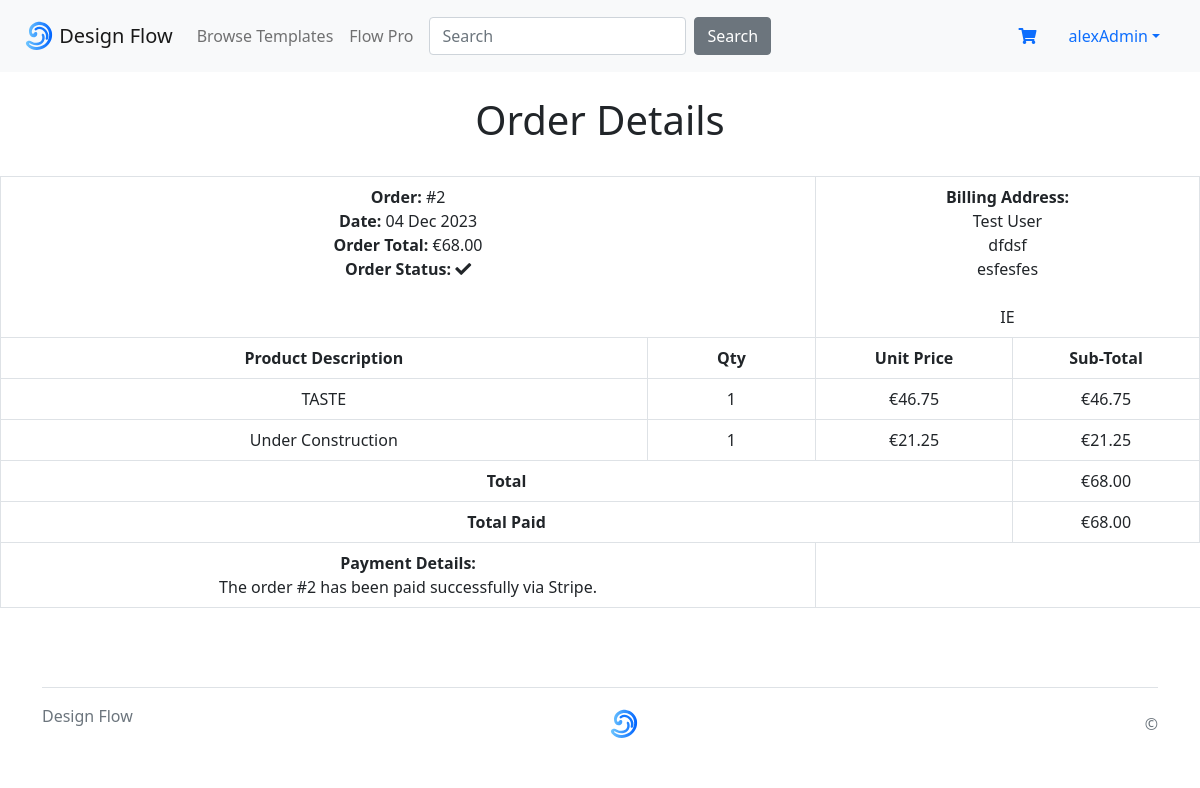
/order/2/ (signed in), run on the app's committed database.
### users/models.py (models this page shows)
class CustomUser(AbstractUser):
    age = models.PositiveBigIntegerField(null=True, blank=True)

### order/models.py (models this page shows, shortened)
class Order(models.Model):
    token = models.CharField(max_length=250, blank=True)
    total = models.DecimalField(max_digits=10, decimal_places=2,
                                verbose_name='Euro Order Total')
    emailAddress = models.EmailField(max_length=250, blank=True,
                                     verbose_name='Email Address')
    created = models.DateTimeField(auto_now_add=True)
    billingName = models.CharField(max_length=250, blank=True)
    billingAddress1 = models.CharField(max_length=250, blank=True)
    billingCity = models.CharField(max_length=250, blank=True)
    billingPostcode = models.CharField(max_length=10, blank=True)
    billingCountry = models.CharField(max_length=200, blank=True)
    shippingName = models.CharField(max_length=250, blank=True)
    shippingAddress1 = models.CharField(max_length=250, blank=True)
    shippingCity = models.CharField(max_length=250, blank=True)
    shippingPostcode = models.CharField(max_length=10, blank=True)
    shippingCountry = models.CharField(max_length=200, blank=True)
    voucher = models.ForeignKey(Voucher,
                                related_name='orders',
                                null=True,
                                blank=True,
                                on_delete=models.SET_NULL)
    discount = models.IntegerField(default=0,
                                   validators=[MinValueValidator(0),
                                               MaxValueValidator(100)])
    class Meta:
        db_table = 'Order'
        ordering = ['-created']

class OrderItem(models.Model):
    template = models.CharField(max_length=250)
    quantity = models.IntegerField()
    price = models.DecimalField(max_digits=10, decimal_places=2,
                                verbose_name='Euro Price')
    order = models.ForeignKey(Order, on_delete=models.CASCADE)
    class Meta:
        db_table = 'OrderItem'
    def sub_total(self):
        return self.quantity * self.price
    def __str__(self):
        return self.template

### order/views.py (the view)
# urls.py: path('<int:order_id>/', views.orderDetail.as_view(),name='order_detail'),
class orderDetail(LoginRequiredMixin, View):
    def get(self, request, order_id):
        if request.user.is_authenticated:
            email = str(request.user.email)
            order = Order.objects.get(id=order_id, emailAddress=email)
            order_items = OrderItem.objects.filter(order=order)
        return render(request, 'order_detail.html', {'order': order, 'order_items': order_items})

### order/templates/order_detail.html (shortened to what this page needs)
{% extends "base.html" %}
{% load static %}
{% block content %}
<div>
    <div class="text-center">
        <br>
        <h1 class="text-center my_title">Order Details</h1>
        <br>
        <table class="table table-bordered">
            <tr>
                <td class="text-left" colspan="2">
                    <b>Order: </b>#{{ order.id }}<br>
                    <b>Date: </b>{{ order.created|date:"d M Y" }}<br>
                    <b>Order Total: </b>€{{ order.total }}<br>
                    <b>Order Status: </b><i class="fas fa-check"></i>
		    </td>
                <td class="text-left" colspan="2">
                    <b>Billing Address: </b><br>
                    {{ order.billingName }}<br>
                    {{ order.billingAddress1 }}<br>
                    {{ order.billingCity }}<br>
                    {{ order.billingPostcode }}<br>
                    {{ order.billingCountry }}<br>
                </td>
            </tr>
            <tr>
                <td><b>Product Description</b></td>
                <td><b>Qty</b></td>
                <td><b>Unit Price</b></td>
                <td><b>Sub-Total</b></td>
            </tr>
            {% for item in order_items %}
            <tr>
                <td>{{ item }}</td>
                <td>{{ item.quantity }}</td>
                <td>€{{ item.price }}</td>
                <td>€{{ item.sub_total }}</td>
            </tr>
            {% endfor %}
            <tr>
                <td class="text-right" colspan="3"><b>Total</b></td>
                <td>€{{ order.total }}</td>
            </tr>
            <tr>
                <td class="text-right" colspan="3"><b>Total Paid</b></td>
                <td>€{{ order.total }}</td>
            </tr>
            <tr>
                <td class="text-left" colspan="2">
                    <b>Payment Details: </b><br>
                    The order #{{ order.id }} has been paid successfully via Stripe.
                </td>
            </tr>
        </table>
    </div>
</div>
{% endblock content %}

### pages/templates/base.html (shortened to what this page needs)
{% load static %}
<!DOCTYPE html>
<html lang="en">
<head>
    <link rel="stylesheet" href="{% static 'css/base.css' %}">
    <link href="https://cdn.jsdelivr.net/npm/bootstrap@5.0.2/dist/css/bootstrap.min.css" rel="stylesheet">
    <link rel="stylesheet" href="https://use.fontawesome.com/releases/v5.15.1/css/all.css">
</head>
<nav class="navbar navbar-expand-lg sticky-top navbar-light bg-light px-4 py-3">
    <div class="collapse navbar-collapse" id="navbardCollapse" aria-labelledby="navbarNavLabel" aria-hidden="true">
        <a class="navbar-brand" href="{% url 'home' %}">
            <img src="{% static 'icon.svg' %}" width="30" height="30" class="d-inline-block align-top" alt="" />
            Design Flow
        </a>
        <ul class="navbar-nav">
            <li class="nav-item">
                <a class="nav-link" href="{% url 'all_templates' %}">Browse Templates</a>
            </li>
            <li class="nav-item">
                <a class="nav-link" href="{% url 'FlowPro' %}">Flow Pro</a>
            </li>
        </ul>
        <form class="navbar-item mx-2 d-flex flex-row"
            action="{% url 'search_app:searchResult' %}" method="get">
            <input class="form-control me-2" type="search" placeholder="Search" aria-label="Search" name="q">
            <button class="btn btn-secondary my-2 my-sm-0" type="submit">Search</button>
        </form>
    </div>
    <ul class="nav d-flex flex-row ">
        {% if item_count > 0 %}
        <li class="nav-item">
            <a class="nav-link" href="{% url 'cart:cart_detail' %}"><i
                    class="fas fa-shopping-cart">({{item_count}})</i></a>
        </li>
        {% else %}
        <li class="nav-item">
            <a class="nav-link w-100" href="{% url 'cart:cart_detail' %}"><i class="fas fa-shopping-cart"></i></a>
        </li>
        {% endif %}
        {% if user.is_authenticated %}
        <li class="nav-item dropdown">
            <a href="#" class="nav-link dropdown-toggle" data-bs-toggle="dropdown">{{user.username}}</a>
        </li>
        {% endif %}
    </ul>
</nav>
<body class="d-flex flex-column h-100 min-vh-100">
    {% block content %}{% endblock content %}
</body>
<footer class="footer mt-auto py-3">
    <div class="container">
        <footer class="d-flex flex-wrap justify-content-between align-items-center py-3 my-4 border-top">
            <a href="{% url 'home' %}" class="col-md-4 mb-0 text-decoration-none">
                <p class=" text-muted">Design Flow</p>
            </a>
            <a href="{% url 'home' %}"
                class="col-md-4 d-flex align-items-center justify-content-center mb-3 mb-md-0 me-md-auto link-dark text-decoration-none">
                <svg class="bi me-2" width="40" height="32">
                    <img src="{% static 'icon.svg' %}" width="30" height="30" class="d-inline-block align-top" alt="" />
                </svg>
            </a>
            <p class="col-md-4 text-muted mb-0 text-end">©</p>
        </footer>
    </div>
</footer>
</html>

### data on the page
CustomUser: username "alexAdmin"
Order: id "2", created "04 Dec 2023", total "68.00", billingName "Test User", billingAddress1 "dfdsf", billingCity "esfesfes", billingCountry "IE"
OrderItem: template "TASTE", quantity "1", price "46.75", sub_total "46.75"
OrderItem: template "Under Construction", quantity "1", price "21.25", sub_total "21.25"
